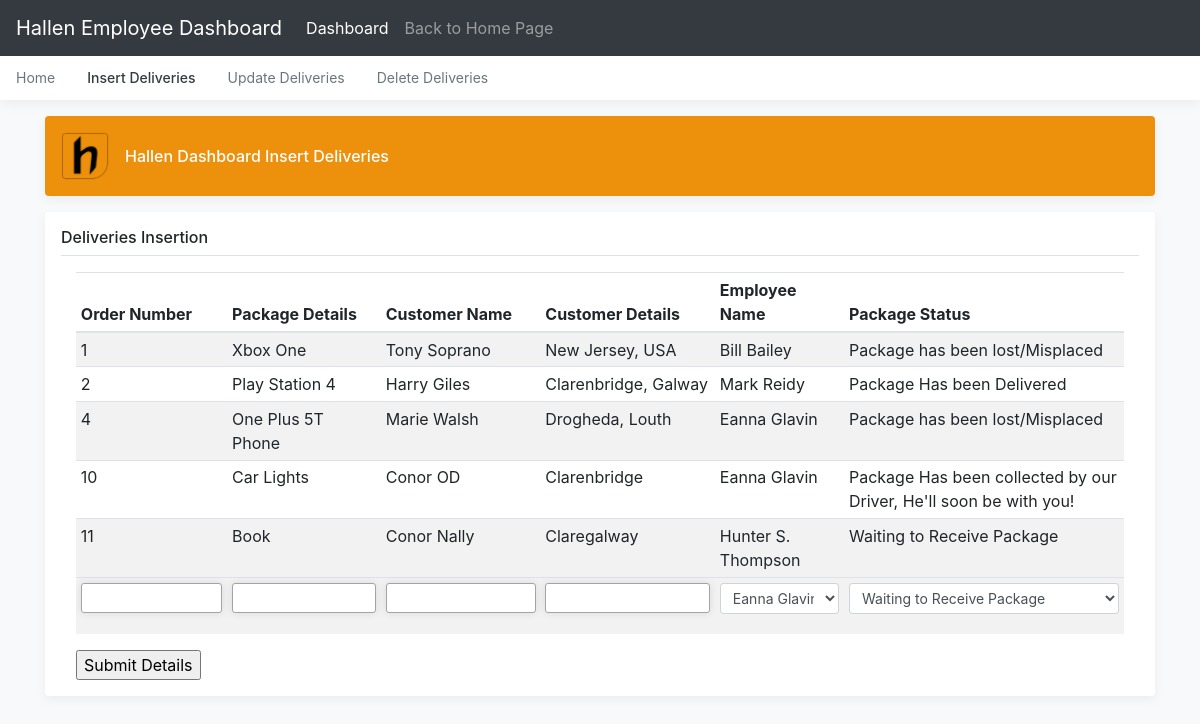
The app's page /Employee/Dashboard/Insert/index.php with its own data.
### tables this page shows
CREATE TABLE IF NOT EXISTS `package` (
  `package_id` int(10) UNSIGNED NOT NULL,
  `package_employee` int(11) NOT NULL,
  `package_customer` int(11) NOT NULL,
  `package_status` int(11) NOT NULL,
  `package_details` text,
  PRIMARY KEY (`package_id`),
  UNIQUE KEY `package_id` (`package_id`)
);

CREATE TABLE IF NOT EXISTS `customers` (
  `customer_id` int(11) NOT NULL DEFAULT '20000',
  `customer_name` text NOT NULL,
  `customer_details` longtext,
  PRIMARY KEY (`customer_id`),
  UNIQUE KEY `customer_id` (`customer_id`)
);

CREATE TABLE IF NOT EXISTS `employee` (
  `employee_id` int(11) NOT NULL,
  `employee_name` text,
  `other_employee_details` longtext,
  `employee_username` text,
  `employee_password` text,
  PRIMARY KEY (`employee_id`),
  UNIQUE KEY `employee_id` (`employee_id`)
);

CREATE TABLE IF NOT EXISTS `package_status` (
  `package_status_code` int(11) NOT NULL,
  `package_status_description` text NOT NULL,
  PRIMARY KEY (`package_status_code`),
  UNIQUE KEY `package_status_code` (`package_status_code`)
);

### Employee/Dashboard/Insert/index.php (the view, shortened to what this page needs)
<?php
    $connection= mysqli_connect("127.0.0.1", "hallen-root-dbs", "40wkUIcNJZY6", "hallen-delivery-sys");
    $result = mysqli_query($connection,"SELECT *
        FROM (((package
        INNER JOIN employee ON package.package_employee = employee.employee_id)
        INNER JOIN customers ON package.package_customer = customers.customer_id)
        INNER JOIN package_status ON package.package_status = package_status.package_status_code)");
    $dir = "../../../";
?>
<!DOCTYPE html>
<html lang="eng">
<head>
    <link rel="stylesheet" href="<?php echo $dir ?>Site-Assets/CSS/bootstrap.min.css" />
    <link rel="stylesheet" href="<?php echo $dir ?>Site-Assets/CSS/Hallen-Main-Style.css" />
    <link rel="stylesheet" href="<?php echo $dir ?>Site-Assets/CSS/offcanvas.css" />
</head>
<body class="bg-light">
    <nav class="navbar navbar-expand-md fixed-top navbar-dark bg-dark">
        <a class="navbar-brand" href="">Hallen Employee Dashboard</a>
        <div class="navbar-collapse offcanvas-collapse" id="navbarsExampleDefault">
            <ul class="navbar-nav mr-auto">
            <li class="nav-item active">
                    <a class="nav-link" href="../">Dashboard <span class="sr-only">(current)</span></a>
                </li>
                <li class="nav-item">
                    <a class="nav-link" href="<?php echo $dir ?>">Back to Home Page</a>
                </li>
            </ul>
        </div>
    </nav>
    <div class="nav-scroller bg-white box-shadow">
        <nav class="nav nav-underline">
            <a class="nav-link" href="../">Home</a>
            <a class="nav-link active" href="../Insert/">Insert Deliveries</a>
            <a class="nav-link" href="../Update/">Update Deliveries</a>
            <a class="nav-link" href="../Remove/">Delete Deliveries</a>
        </nav>
    </div>
    <main role="main" class="container">
        <div class="d-flex align-items-center p-3 my-3 text-white-50 hallen-bg-orange rounded box-shadow">
            <img class="mr-3" src="<?php echo $dir ?>Site-Assets/Images/Hallen-favicon-200px.png" alt="" width="48" height="48">
            <div class="lh-100">
                <h6 class="mb-0 text-white lh-100">Hallen Dashboard Insert Deliveries</h6>
            </div>
        </div>
        <div class="my-3 p-3 bg-white rounded box-shadow">
            <h6 class="border-bottom border-gray pb-2 mb-0">Deliveries Insertion</h6>
            <div class="media pt-3">
                <div class="container">
                    <div class="row">
                        <div class="col-12">
                            <div class="table-responsive">
                                <?php
                                    echo "<table class='table table-striped table-sm'><thead><tr>
                                    <th>Order Number</th>
                                    <th>Package Details</th>
                                    <th>Customer Name</th>
                                    <th>Customer Details</th>
                                    <th>Employee Name</th>
                                    <th>Package Status</th></tr></thead>";
                                    echo "<tbody>";
                                    while($row = mysqli_fetch_array($result)){
                                        echo "<tr>";
                                        echo "<td>" . $row['package_id'] . "</td>";
                                        echo "<td>" . $row['package_details'] . "</td>";
                                        echo "<td>" . $row['customer_name'] ."</td>";
                                        echo "<td>" . $row['customer_details'] ."</td>";
                                        echo "<td>" . $row['employee_name'] . "</td>";
                                        echo "<td>" . $row['package_status_description'] ."</td>";
                                        echo "</tr>";}
                                    echo "</tbody>";
                                ?>
                                <form action="Insert.php" method="post">
                                    <tbody>
                                        <tr>
                                            <td><input type="text" name="order_number" id="order_number" class="Insert-Input" autofocus></td>
                                            <td><input type="text" name="package_details" id="package_details" class="Insert-Input"></td>
                                            <td><input type="text" name="customer_name" id="customer_name" class="Insert-Input"></td>
                                            <td><input type="text" name="customer_details" id="customer_details" class="Insert-Input"></td>
											<td> <div class="form-group"><select name="employee_name" class="form-control form-control-sm">
												<?php $EmployeeName = mysqli_query($connection, "SELECT * FROM employee");
													while($record = mysqli_fetch_array($EmployeeName)){
														if($record['employee_id'] != 9999999){echo "<option value='" .$record['employee_id']. "'>" .$record['employee_name']. "</option>";}
													}
												?>
											</select> </div></td>
											<td> <div class="form-group"><select name="package_status_description" class="form-control form-control-sm">
													<?php $myData = mysqli_query($connection, "SELECT * FROM package_status");
													while($record = mysqli_fetch_array($myData)){
														echo "<option value='" .$record['package_status_code']. "'>" .$record['package_status_description']. "</option>";
													} ?>
												</select></div> </td>
											</tr>
                                    </tbody></table>
                                    <input type="submit" value="Submit Details">
                            </div>
                        </div>
                    </div>
                </div>
            </div>
        </div>
    </main>
</body>
</html>

### Site-Assets/CSS/Hallen-Main-Style.css (style rules this page uses)
body { background-color:rgba(0, 0, 0, 0.06); }
.hallen-bg-orange { background-color: #ed900b; }
.Insert-Input { outline: none; height: 30px; width: 100%; border: 1px solid #a4a4a4; border-radius: 3px; box-shadow: 0px 0px 8px rgba(0, 0, 0, 0.1); }

### Site-Assets/CSS/offcanvas.css (style rules this page uses)
html, body { overflow-x: hidden; }
body { padding-top: 56px; }
.nav-scroller { position: relative; z-index: 2; height: 2.75rem; overflow-y: hidden; }
.nav-scroller .nav { display: -webkit-box; display: -ms-flexbox; display: flex; -ms-flex-wrap: nowrap; flex-wrap: nowrap; padding-bottom: 1rem; margin-top: -1px; overflow-x: auto; color: rgba(255, 255, 255, .75); text-align: center; white-space: nowrap; -webkit-overflow-scrolling: touch; }
.nav-underline .nav-link { padding-top: .75rem; padding-bottom: .75rem; font-size: .875rem; color: var(--secondary); }
.nav-underline .active { font-weight: 500; color: var(--gray-dark); }
.text-white-50 { color: rgba(255, 255, 255, .5); }
.border-bottom { border-bottom: 1px solid #e5e5e5; }
.box-shadow { box-shadow: 0 .25rem .75rem rgba(0, 0, 0, .05); }
.lh-100 { line-height: 1; }

### records on screen
package: package_id "1", package_details "Xbox One", customers.customer_name "Tony Soprano", customers.customer_details "New Jersey, USA", employee.employee_name "Bill Bailey", package_status.package_status_description "Package has been lost/Misplaced"
package: package_id "2", package_details "Play Station 4", customers.customer_name "Harry Giles", customers.customer_details "Clarenbridge, Galway", employee.employee_name "Mark Reidy", package_status.package_status_description "Package Has been Delivered"
package: package_id "4", package_details "One Plus 5T Phone", customers.customer_name "Marie Walsh", customers.customer_details "Drogheda, Louth", employee.employee_name "Eanna Glavin", package_status.package_status_description "Package has been lost/Misplaced"
package: package_id "10", package_details "Car Lights", customers.customer_name "Conor OD", customers.customer_details "Clarenbridge", employee.employee_name "Eanna Glavin", package_status.package_status_description "Package Has been collected by our Driver, He'll soon be with you!"
package: package_id "11", package_details "Book", customers.customer_name "Conor Nally", customers.customer_details "Claregalway", employee.employee_name "Hunter S. Thompson", package_status.package_status_description "Waiting to Receive Package"

### other values on screen
form field employee_name "Eanna Glavin"
form field package_status_description "Waiting to Receive Package"
